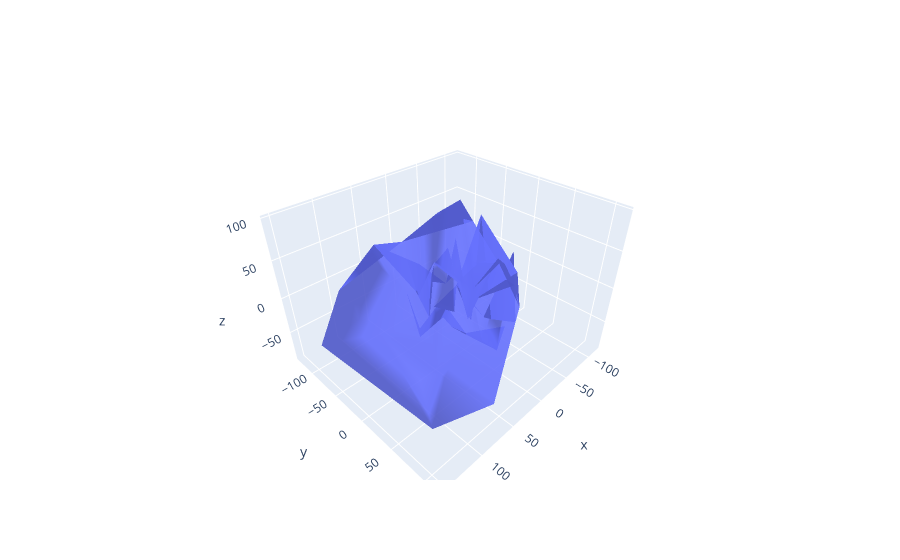

Notebook code cell kept with this figure:
### Code cell
# fig.update_layout(scene = dict(
#         xaxis = dict(nticks=4, range=[-100,100],),
#                      yaxis = dict(nticks=4, range=[-50,100],),
#                      zaxis = dict(nticks=4, range=[-100,100],),),
#                      width=700,
#                      margin=dict(r=20, l=10, b=10, t=10))

fig.show()
